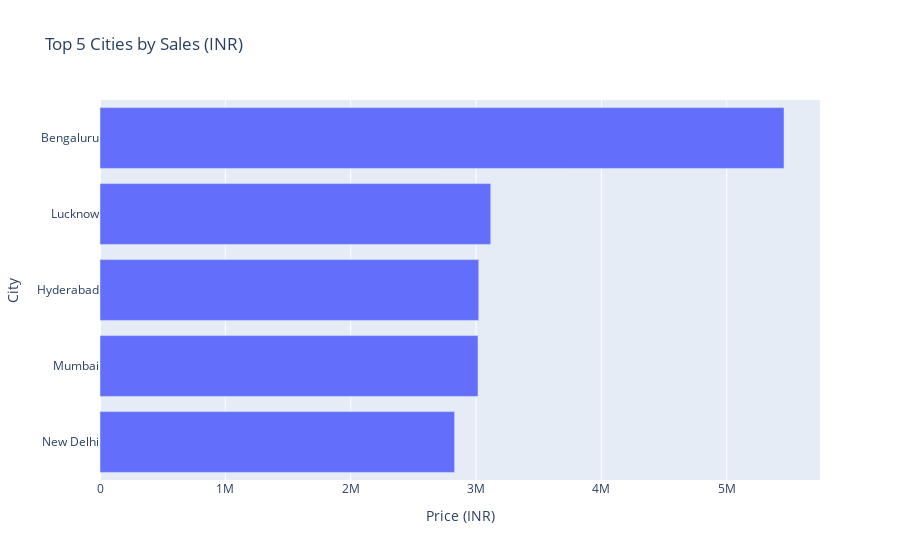

The code cell stored with this chart in its notebook:
### Markdown cell above
## Top 5 cities by sales

### Code cell
top_5_cities = (
    df.groupby("City")["Price (INR)"]
    .sum()
    .nlargest(5)
    .sort_values()
    .reset_index()
)

fig = px.bar(
    top_5_cities,
    x="Price (INR)",
    y="City",
    orientation="h",
    title="Top 5 Cities by Sales (INR)",
    color_discrete_sequence=["sky Blue"]
)

fig.show()

### Figure 1 — Plotly figure (JSON) as saved in the notebook; plotly's stock layout.template omitted (floating-point values rounded to 4 significant figures)
{"data": [{"alignmentgroup": "True", "hovertemplate": "Price (INR)=%{x}<br>City=%{y}<extra></extra>", "legendgroup": "", "marker": {"color": "sky Blue", "pattern": {"shape": ""}}, "name": "", "offsetgroup": "", "orientation": "h", "showlegend": false, "textposition": "auto", "type": "bar", "x": [2829000.0, 3016000.0, 3022000.0, 3117000.0, 5457000.0], "xaxis": "x", "y": ["New Delhi", "Mumbai", "Hyderabad", "Lucknow", "Bengaluru"], "yaxis": "y"}], "layout": {"barmode": "relative", "legend": {"tracegroupgap": 0}, "title": {"text": "Top 5 Cities by Sales (INR)"}, "xaxis": {"anchor": "y", "domain": [0, 1], "title": {"text": "Price (INR)"}}, "yaxis": {"anchor": "x", "domain": [0, 1], "title": {"text": "City"}}}}
